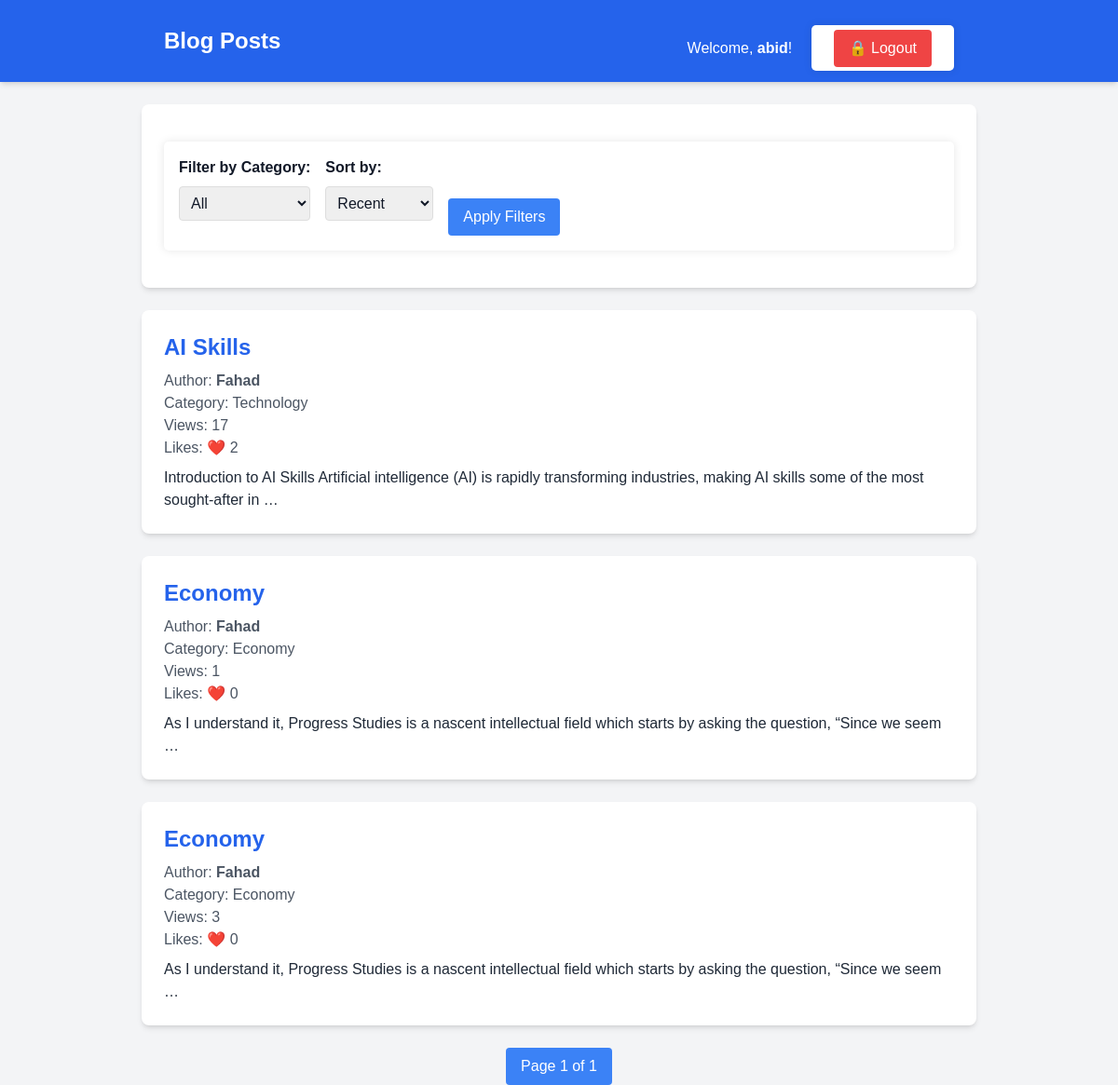
/ (signed in), run on the app's committed database.
### blog/models.py (models this page shows, shortened)
class User(AbstractUser):
    is_reader = models.BooleanField(default=False)
    is_publisher = models.BooleanField(default=False)
    objects = CustomUserManager()  # ✅ Explicitly setting the manager

class BlogPost(models.Model):
    title = models.CharField(max_length=200)
    content = models.TextField()
    author = models.ForeignKey('User', on_delete=models.CASCADE, related_name='blog_posts')  # ✅ Fixed User reference
    category = models.ForeignKey(Category, on_delete=models.SET_NULL, null=True)
    created_at = models.DateTimeField(auto_now_add=True)
    updated_at = models.DateTimeField(auto_now=True)
    views = models.PositiveIntegerField(default=0)

class Category(models.Model):
    name = models.CharField(max_length=100)

### blog/views.py (the view)
# urls.py: path('', views.blog_list, name='blog_list'),
def blog_list(request):
    category_id = request.GET.get('category')
    blogs = BlogPost.objects.all()
    if category_id:
        blogs = blogs.filter(category_id=category_id)
    sort_by = request.GET.get('sort_by')
    if sort_by == 'recent':
        blogs = blogs.order_by('-created_at')
    elif sort_by == 'most_liked':
        blogs = blogs.annotate(num_likes=Count('likes')).order_by('-num_likes')
    elif sort_by == 'latest':  # Sort by latest created blog
        blogs = blogs.order_by('-created_at')
    elif sort_by == 'earliest':  # Sort by earliest created blog
        blogs = blogs.order_by('created_at')
    categories = Category.objects.all()
    paginator = Paginator(blogs, 5)  # Show 5 blogs per page
    page_number = request.GET.get('page')
    page_obj = paginator.get_page(page_number)
    return render(request, 'blog/blog_list.html', {
        'page_obj': page_obj,
        'categories': categories,
    })

### blog/templates/blog/blog_list.html (shortened to what this page needs)
{% load static %}
<!DOCTYPE html>
<html lang="en">
<head>
    <script src="https://cdn.tailwindcss.com"></script>
    <link rel="stylesheet" href="{% static 'blog/styles.css' %}">
</head>
<body class="bg-gray-100 text-gray-900">
    <header class="bg-blue-600 text-white py-4 shadow-md">
        <div class="max-w-4xl mx-auto flex justify-between items-center px-6">
            <h1 class="text-2xl font-bold">Blog Posts</h1>
            <nav>
                {% if user.is_authenticated %}
                    <p class="inline-block mr-4">Welcome, <span class="font-semibold">{{ user.username }}</span>!</p>
                    <form action="{% url 'logout' %}" method="post" class="inline">
                        <button type="submit" class="bg-red-500 text-white px-4 py-2 rounded hover:bg-red-700">
                            🔒 Logout
                        </button>
                    </form>
                {% endif %}
            </nav>
        </div>
    </header>
    <div class="max-w-4xl mx-auto mt-6 bg-white p-6 rounded-lg shadow-md">
        <form method="get" class="flex flex-wrap gap-4">
            <div>
                <label for="category" class="block font-semibold">Filter by Category:</label>
                <select name="category" id="category" class="border rounded p-2">
                    <option value="">All</option>
                </select>
            </div>
            <div>
                <label for="sort_by" class="block font-semibold">Sort by:</label>
                <select name="sort_by" id="sort_by" class="border rounded p-2">
                    <option value="recent" {% if request.GET.sort_by == "recent" %}selected{% endif %}>Recent</option>
                </select>
            </div>
            <button type="submit" class="bg-blue-500 text-white px-4 py-2 rounded hover:bg-blue-700 self-end">
                Apply Filters
            </button>
        </form>
    </div>
    <div class="max-w-4xl mx-auto mt-6">
        <ul class="space-y-6">
            {% for blog in page_obj %}
                <li class="bg-white p-6 rounded-lg shadow-md">
                    <a href="{% url 'blog_detail' blog.pk %}" class="text-2xl font-bold text-blue-600 hover:underline">
                        {{ blog.title }}
                    </a>
                    <p class="text-gray-600 mt-2">Author: <span class="font-semibold">{{ blog.author.username }}</span></p>
                    <p class="text-gray-600">Category: {{ blog.category.name }}</p>
                    <p class="text-gray-600">Views: {{ blog.views }}</p>
                    <p class="text-gray-600">Likes: ❤️ {{ blog.likes.count }}</p>
                    <p class="text-gray-800 mt-2">{{ blog.content|truncatewords:20 }}</p>
                </li>
            {% endfor %}
        </ul>
    </div>
    <div class="max-w-4xl mx-auto mt-6 text-center">
        <div class="inline-flex space-x-4">
            <span class="px-4 py-2 bg-blue-500 text-white rounded">
                Page {{ page_obj.number }} of {{ page_obj.paginator.num_pages }}
            </span>
        </div>
    </div>
</body>
</html>

### blog/static/blog/styles.css (style rules this page uses)
body { font-family: Arial, sans-serif; margin: 0; padding: 0; background-color: #f4f4f9; color: #333; line-height: 1.6; }
header { background-color: #007BFF; color: white; padding: 1rem 0; text-align: center; }
header h1 { margin: 0; font-size: 2rem; }
nav { margin-top: 1rem; }
nav a, nav button { color: white; text-decoration: none; margin: 0 0.5rem; font-size: 1rem; background: none; border: none; cursor: pointer; transition: color 0.3s ease; }
form { background: white; padding: 1rem; border-radius: 5px; box-shadow: 0 0 10px rgba(0, 0, 0, 0.1); margin: 1rem 0; }
form label { display: block; margin-bottom: 0.5rem; font-weight: bold; }
form input[type="text"], form input[type="email"], form input[type="password"], form textarea, form select { width: 100%; padding: 0.5rem; margin-bottom: 1rem; border: 1px solid #ddd; border-radius: 5px; font-size: 1rem; }
form button { background-color: #007BFF; color: white; padding: 0.5rem 1rem; border: none; border-radius: 5px; cursor: pointer; font-size: 1rem; transition: background-color 0.3s ease; }

### data on the page
User: username "abid"
BlogPost: title "AI Skills", author.username "Fahad", category.name "Technology", views "17", likes.count "2", content "Introduction to AI Skills Artificial intelligence (AI) is rapidly transforming industries, making AI skills some of the most sought-after in …"
BlogPost: title "Economy", author.username "Fahad", category.name "Economy", views "1", likes.count "0", content "As I understand it, Progress Studies is a nascent intellectual field which starts by asking the question, “Since we seem …"
BlogPost: title "Economy", author.username "Fahad", category.name "Economy", views "3", likes.count "0", content "As I understand it, Progress Studies is a nascent intellectual field which starts by asking the question, “Since we seem …"

### other printed values
{{ page_obj.number }} "1"
{{ page_obj.paginator.num_pages }} "1"
